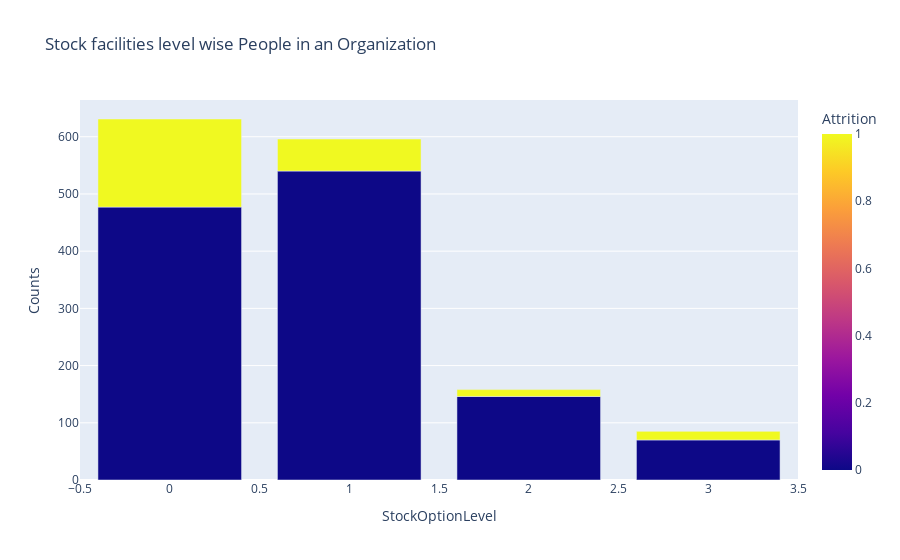

Notebook code cell kept with this figure:
### Code cell
stock_att=data.groupby(['StockOptionLevel','Attrition']).apply(lambda x:x['DailyRate'].count()).reset_index(name='Counts')
px.bar(stock_att,x='StockOptionLevel',y='Counts',color='Attrition',title='Stock facilities level wise People in an Organization')

### Figure 1 — Plotly figure (JSON) as saved in the notebook; plotly's stock layout.template omitted (floating-point values rounded to 4 significant figures)
{"data": [{"alignmentgroup": "True", "hovertemplate": "StockOptionLevel=%{x}<br>Counts=%{y}<br>Attrition=%{marker.color}<extra></extra>", "legendgroup": "", "marker": {"color": [0, 1, 0, 1, 0, 1, 0, 1], "coloraxis": "coloraxis", "pattern": {"shape": ""}}, "name": "", "offsetgroup": "", "orientation": "v", "showlegend": false, "textposition": "auto", "x": [0, 0, 1, 1, 2, 2, 3, 3], "xaxis": "x", "y": [477, 154, 540, 56, 146, 12, 70, 15], "yaxis": "y", "type": "bar"}], "layout": {"xaxis": {"anchor": "y", "domain": [0, 1], "title": {"text": "StockOptionLevel"}}, "yaxis": {"anchor": "x", "domain": [0, 1], "title": {"text": "Counts"}}, "coloraxis": {"colorbar": {"title": {"text": "Attrition"}}, "colorscale": [[0, "#0d0887"], [0.1111, "#46039f"], [0.2222, "#7201a8"], [0.3333, "#9c179e"], [0.4444, "#bd3786"], [0.5556, "#d8576b"], [0.6667, "#ed7953"], [0.7778, "#fb9f3a"], [0.8889, "#fdca26"], [1, "#f0f921"]]}, "legend": {"tracegroupgap": 0}, "title": {"text": "Stock facilities level wise People in an Organization"}, "barmode": "relative"}}
